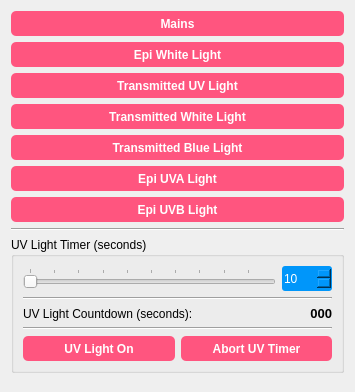
            <widget class="QWidget" name="toolLightControl">
             <property name="geometry">
              <rect>
               <x>0</x>
               <y>0</y>
               <width>355</width>
               <height>392</height>
              </rect>
             </property>
             <attribute name="label">
              <string>Illumination Control</string>
             </attribute>
             <layout class="QVBoxLayout" name="verticalLayout_11">
              <item>
               <widget class="QPushButton" name="buttonMains">
                <property name="minimumSize">
                 <size>
                  <width>0</width>
                  <height>25</height>
                 </size>
                </property>
                <property name="autoFillBackground">
                 <bool>false</bool>
                </property>
                <property name="styleSheet">
                 <string notr="true">QPushButton{	
background-color : rgb(255, 85, 127);
color:rgb(255, 255, 255);
font: 10pt &quot;Segoe UI&quot;;
font: bold;
border-radius: 5px;
}

QPushButton::pressed{background-color :rgb(0, 170, 255);}

QPushButton::checked{background-color :rgb(0, 255, 127);}
</string>
                </property>
                <property name="text">
                 <string>Mains</string>
                </property>
                <property name="checkable">
                 <bool>true</bool>
                </property>
               </widget>
              </item>
              <item>
               <widget class="QPushButton" name="buttonEpiWhite">
                <property name="minimumSize">
                 <size>
                  <width>0</width>
                  <height>25</height>
                 </size>
                </property>
                <property name="palette">
                 <palette>
                  <active>
                   <colorrole role="WindowText">
                    <brush brushstyle="SolidPattern">
                     <color alpha="255">
                      <red>255</red>
                      <green>255</green>
                      <blue>255</blue>
                     </color>
                    </brush>
                   </colorrole>
                   <colorrole role="Button">
                    <brush brushstyle="SolidPattern">
                     <color alpha="255">
                      <red>255</red>
                      <green>85</green>
                      <blue>127</blue>
                     </color>
                    </brush>
                   </colorrole>
                   <colorrole role="Light">
                    <brush brushstyle="SolidPattern">
                     <color alpha="255">
                      <red>127</red>
                      <green>255</green>
                      <blue>191</blue>
                     </color>
                    </brush>
                   </colorrole>
                   <colorrole role="Midlight">
                    <brush brushstyle="SolidPattern">
                     <color alpha="255">
                      <red>63</red>
                      <green>255</green>
                      <blue>159</blue>
                     </color>
                    </brush>
                   </colorrole>
                   <colorrole role="Dark">
                    <brush brushstyle="SolidPattern">
                     <color alpha="255">
                      <red>0</red>
                      <green>127</green>
                      <blue>63</blue>
                     </color>
                    </brush>
                   </colorrole>
                   <colorrole role="Mid">
                    <brush brushstyle="SolidPattern">
                     <color alpha="255">
                      <red>0</red>
                      <green>170</green>
                      <blue>84</blue>
                     </color>
                    </brush>
                   </colorrole>
                   <colorrole role="Text">
                    <brush brushstyle="SolidPattern">
                     <color alpha="255">
                      <red>255</red>
                      <green>255</green>
                      <blue>255</blue>
                     </color>
                    </brush>
                   </colorrole>
                   <colorrole role="BrightText">
                    <brush brushstyle="SolidPattern">
                     <color alpha="255">
                      <red>255</red>
                      <green>255</green>
                      <blue>255</blue>
                     </color>
                    </brush>
                   </colorrole>
                   <colorrole role="ButtonText">
                    <brush brushstyle="SolidPattern">
                     <color alpha="255">
                      <red>255</red>
                      <green>255</green>
                      <blue>255</blue>
                     </color>
                    </brush>
                   </colorrole>
                   <colorrole role="Base">
                    <brush brushstyle="SolidPattern">
                     <color alpha="255">
                      <red>255</red>
                      <green>85</green>
                      <blue>127</blue>
                     </color>
                    </brush>
                   </colorrole>
                   <colorrole role="Window">
                    <brush brushstyle="SolidPattern">
                     <color alpha="255">
                      <red>255</red>
                      <green>85</green>
                      <blue>127</blue>
                     </color>
                    </brush>
                   </colorrole>
                   <colorrole role="Shadow">
                    <brush brushstyle="SolidPattern">
                     <color alpha="255">
                      <red>0</red>
                      <green>0</green>
                      <blue>0</blue>
                     </color>
                    </brush>
                   </colorrole>
                   <colorrole role="AlternateBase">
                    <brush brushstyle="SolidPattern">
                     <color alpha="255">
                      <red>127</red>
                      <green>255</green>
                      <blue>191</blue>
                     </color>
                    </brush>
                   </colorrole>
                   <colorrole role="ToolTipBase">
                    <brush brushstyle="SolidPattern">
                     <color alpha="255">
                      <red>255</red>
                      <green>255</green>
                      <blue>220</blue>
                     </color>
                    </brush>
                   </colorrole>
                   <colorrole role="ToolTipText">
                    <brush brushstyle="SolidPattern">
                     <color alpha="255">
                      <red>0</red>
                      <green>0</green>
                      <blue>0</blue>
                     </color>
                    </brush>
                   </colorrole>
                  </active>
                  <inactive>
                   <colorrole role="WindowText">
                    <brush brushstyle="SolidPattern">
                     <color alpha="255">
                      <red>255</red>
                      <green>255</green>
                      <blue>255</blue>
                     </color>
                    </brush>
                   </colorrole>
                   <colorrole role="Button">
                    <brush brushstyle="SolidPattern">
                     <color alpha="255">
                      <red>255</red>
                      <green>85</green>
                      <blue>127</blue>
                     </color>
                    </brush>
                   </colorrole>
                   <colorrole role="Light">
                    <brush brushstyle="SolidPattern">
                     <color alpha="255">
                      <red>127</red>
                      <green>255</green>
                      <blue>191</blue>
                     </color>
                    </brush>
                   </colorrole>
                   <colorrole role="Midlight">
                    <brush brushstyle="SolidPattern">
                     <color alpha="255">
                      <red>63</red>
                      <green>255</green>
                      <blue>159</blue>
                     </color>
                    </brush>
                   </colorrole>
                   <colorrole role="Dark">
                    <brush brushstyle="SolidPattern">
                     <color alpha="255">
                      <red>0</red>
                      <green>127</green>
                      <blue>63</blue>
                     </color>
                    </brush>
                   </colorrole>
                   <colorrole role="Mid">
                    <brush brushstyle="SolidPattern">
                     <color alpha="255">
                      <red>0</red>
                      <green>170</green>
                      <blue>84</blue>
                     </color>
                    </brush>
                   </colorrole>
                   <colorrole role="Text">
                    <brush brushstyle="SolidPattern">
                     <color alpha="255">
                      <red>255</red>
                      <green>255</green>
                      <blue>255</blue>
                     </color>
                    </brush>
                   </colorrole>
                   <colorrole role="BrightText">
                    <brush brushstyle="SolidPattern">
                     <color alpha="255">
                      <red>255</red>
                      <green>255</green>
                      <blue>255</blue>
                     </color>
                    </brush>
                   </colorrole>
                   <colorrole role="ButtonText">
                    <brush brushstyle="SolidPattern">
                     <color alpha="255">
                      <red>255</red>
                      <green>255</green>
                      <blue>255</blue>
                     </color>
                    </brush>
                   </colorrole>
                   <colorrole role="Base">
                    <brush brushstyle="SolidPattern">
                     <color alpha="255">
                      <red>255</red>
                      <green>85</green>
                      <blue>127</blue>
                     </color>
                    </brush>
                   </colorrole>
                   <colorrole role="Window">
                    <brush brushstyle="SolidPattern">
                     <color alpha="255">
                      <red>255</red>
                      <green>85</green>
                      <blue>127</blue>
                     </color>
                    </brush>
                   </colorrole>
                   <colorrole role="Shadow">
                    <brush brushstyle="SolidPattern">
                     <color alpha="255">
                      <red>0</red>
                      <green>0</green>
                      <blue>0</blue>
                     </color>
                    </brush>
                   </colorrole>
                   <colorrole role="AlternateBase">
                    <brush brushstyle="SolidPattern">
                     <color alpha="255">
                      <red>127</red>
                      <green>255</green>
                      <blue>191</blue>
                     </color>
                    </brush>
                   </colorrole>
                   <colorrole role="ToolTipBase">
                    <brush brushstyle="SolidPattern">
                     <color alpha="255">
                      <red>255</red>
                      <green>255</green>
                      <blue>220</blue>
                     </color>
                    </brush>
                   </colorrole>
                   <colorrole role="ToolTipText">
                    <brush brushstyle="SolidPattern">
                     <color alpha="255">
                      <red>0</red>
                      <green>0</green>
                      <blue>0</blue>
                     </color>
                    </brush>
                   </colorrole>
                  </inactive>
                  <disabled>
                   <colorrole role="WindowText">
                    <brush brushstyle="SolidPattern">
                     <color alpha="255">
                      <red>255</red>
                      <green>255</green>
                      <blue>255</blue>
                     </color>
                    </brush>
                   </colorrole>
                   <colorrole role="Button">
                    <brush brushstyle="SolidPattern">
                     <color alpha="255">
                      <red>255</red>
                      <green>85</green>
                      <blue>127</blue>
                     </color>
                    </brush>
                   </colorrole>
                   <colorrole role="Light">
                    <brush brushstyle="SolidPattern">
                     <color alpha="255">
                      <red>127</red>
                      <green>255</green>
                      <blue>191</blue>
                     </color>
                    </brush>
                   </colorrole>
                   <colorrole role="Midlight">
                    <brush brushstyle="SolidPattern">
                     <color alpha="255">
                      <red>63</red>
                      <green>255</green>
                      <blue>159</blue>
                     </color>
                    </brush>
                   </colorrole>
                   <colorrole role="Dark">
                    <brush brushstyle="SolidPattern">
                     <color alpha="255">
                      <red>0</red>
                      <green>127</green>
                      <blue>63</blue>
                     </color>
                    </brush>
                   </colorrole>
                   <colorrole role="Mid">
                    <brush brushstyle="SolidPattern">
                     <color alpha="255">
                      <red>0</red>
                      <green>170</green>
                      <blue>84</blue>
                     </color>
                    </brush>
                   </colorrole>
                   <colorrole role="Text">
                    <brush brushstyle="SolidPattern">
                     <color alpha="255">
                      <red>255</red>
                      <green>255</green>
                      <blue>255</blue>
                     </color>
                    </brush>
                   </colorrole>
                   <colorrole role="BrightText">
                    <brush brushstyle="SolidPattern">
                     <color alpha="255">
                      <red>255</red>
                      <green>255</green>
                      <blue>255</blue>
                     </color>
                    </brush>
                   </colorrole>
                   <colorrole role="ButtonText">
                    <brush brushstyle="SolidPattern">
                     <color alpha="255">
                      <red>255</red>
                      <green>255</green>
                      <blue>255</blue>
                     </color>
                    </brush>
                   </colorrole>
                   <colorrole role="Base">
                    <brush brushstyle="SolidPattern">
                     <color alpha="255">
                      <red>255</red>
                      <green>85</green>
                      <blue>127</blue>
                     </color>
                    </brush>
                   </colorrole>
                   <colorrole role="Window">
                    <brush brushstyle="SolidPattern">
                     <color alpha="255">
                      <red>255</red>
                      <green>85</green>
                      <blue>127</blue>
                     </color>
                    </brush>
                   </colorrole>
                   <colorrole role="Shadow">
                    <brush brushstyle="SolidPattern">
                     <color alpha="255">
                      <red>0</red>
                      <green>0</green>
                      <blue>0</blue>
                     </color>
                    </brush>
                   </colorrole>
                   <colorrole role="AlternateBase">
                    <brush brushstyle="SolidPattern">
                     <color alpha="255">
                      <red>0</red>
                      <green>255</green>
                      <blue>127</blue>
                     </color>
                    </brush>
                   </colorrole>
                   <colorrole role="ToolTipBase">
                    <brush brushstyle="SolidPattern">
                     <color alpha="255">
                      <red>255</red>
                      <green>255</green>
                      <blue>220</blue>
                     </color>
                    </brush>
                   </colorrole>
                   <colorrole role="ToolTipText">
                    <brush brushstyle="SolidPattern">
                     <color alpha="255">
                      <red>0</red>
                      <green>0</green>
                      <blue>0</blue>
                     </color>
                    </brush>
                   </colorrole>
                  </disabled>
                 </palette>
                </property>
                <property name="styleSheet">
                 <string notr="true">QPushButton{	
background-color : rgb(255, 85, 127);
color:rgb(255, 255, 255);
font: 10pt &quot;Segoe UI&quot;;
font: bold;
border-radius: 5px;
}

QPushButton::pressed{background-color :rgb(0, 170, 255);}

QPushButton::checked{background-color :rgb(0, 255, 127);}
</string>
                </property>
                <property name="text">
                 <string>Epi White Light</string>
                </property>
                <property name="checkable">
                 <bool>true</bool>
                </property>
               </widget>
              </item>
              <item>
               <widget class="QPushButton" name="buttonTransUV">
                <property name="minimumSize">
                 <size>
                  <width>0</width>
                  <height>25</height>
                 </size>
                </property>
                <property name="styleSheet">
                 <string notr="true">QPushButton{	
background-color : rgb(255, 85, 127);
color:rgb(255, 255, 255);
font: 10pt &quot;Segoe UI&quot;;
font: bold;
border-radius: 5px;
}

QPushButton::pressed{background-color :rgb(0, 170, 255);}

QPushButton::checked{background-color :rgb(0, 255, 127);}
</string>
                </property>
                <property name="text">
                 <string>Transmitted UV Light</string>
                </property>
                <property name="checkable">
                 <bool>true</bool>
                </property>
               </widget>
              </item>
              <item>
               <widget class="QPushButton" name="buttonTransWhite">
                <property name="minimumSize">
                 <size>
                  <width>0</width>
                  <height>25</height>
                 </size>
                </property>
                <property name="styleSheet">
                 <string notr="true">QPushButton{	
background-color : rgb(255, 85, 127);
color:rgb(255, 255, 255);
font: 10pt &quot;Segoe UI&quot;;
font: bold;
border-radius: 5px;
}

QPushButton::pressed{background-color :rgb(0, 170, 255);}

QPushButton::checked{background-color :rgb(0, 255, 127);}
</string>
                </property>
                <property name="text">
                 <string>Transmitted White Light</string>
                </property>
                <property name="checkable">
                 <bool>true</bool>
                </property>
               </widget>
              </item>
              <item>
               <widget class="QPushButton" name="buttonTransBlue">
                <property name="minimumSize">
                 <size>
                  <width>0</width>
                  <height>25</height>
                 </size>
                </property>
                <property name="styleSheet">
                 <string notr="true">QPushButton{	
background-color : rgb(255, 85, 127);
color:rgb(255, 255, 255);
font: 10pt &quot;Segoe UI&quot;;
font: bold;
border-radius: 5px;
}

QPushButton::pressed{background-color :rgb(0, 170, 255);}

QPushButton::checked{background-color :rgb(0, 255, 127);}
</string>
                </property>
                <property name="text">
                 <string>Transmitted Blue Light</string>
                </property>
                <property name="checkable">
                 <bool>true</bool>
                </property>
               </widget>
              </item>
              <item>
               <widget class="QPushButton" name="buttonEpiUVA">
                <property name="minimumSize">
                 <size>
                  <width>0</width>
                  <height>25</height>
                 </size>
                </property>
                <property name="styleSheet">
                 <string notr="true">QPushButton{	
background-color : rgb(255, 85, 127);
color:rgb(255, 255, 255);
font: 10pt &quot;Segoe UI&quot;;
font: bold;
border-radius: 5px;
}

QPushButton::pressed{background-color :rgb(0, 170, 255);}

QPushButton::checked{background-color :rgb(0, 255, 127);}
</string>
                </property>
                <property name="text">
                 <string>Epi UVA Light</string>
                </property>
                <property name="checkable">
                 <bool>true</bool>
                </property>
               </widget>
              </item>
              <item>
               <widget class="QPushButton" name="buttonEpiUVB">
                <property name="minimumSize">
                 <size>
                  <width>0</width>
                  <height>25</height>
                 </size>
                </property>
                <property name="styleSheet">
                 <string notr="true">QPushButton{	
background-color : rgb(255, 85, 127);
color:rgb(255, 255, 255);
font: 10pt &quot;Segoe UI&quot;;
font: bold;
border-radius: 5px;
}

QPushButton::pressed{background-color :rgb(0, 170, 255);}

QPushButton::checked{background-color :rgb(0, 255, 127);}
</string>
                </property>
                <property name="text">
                 <string>Epi UVB Light</string>
                </property>
                <property name="checkable">
                 <bool>true</bool>
                </property>
               </widget>
              </item>
              <item>
               <widget class="Line" name="line_22">
                <property name="orientation">
                 <enum>Qt::Horizontal</enum>
                </property>
               </widget>
              </item>
              <item>
               <widget class="QGroupBox" name="groupBox">
                <property name="title">
                 <string>UV Light Timer (seconds)</string>
                </property>
                <layout class="QVBoxLayout" name="verticalLayout_10">
                 <item>
                  <layout class="QHBoxLayout" name="horizontalLayout_23">
                   <item>
                    <widget class="QSlider" name="sliderStainFree">
                     <property name="minimum">
                      <number>10</number>
                     </property>
                     <property name="maximum">
                      <number>600</number>
                     </property>
                     <property name="orientation">
                      <enum>Qt::Horizontal</enum>
                     </property>
                     <property name="tickPosition">
                      <enum>QSlider::TicksAbove</enum>
                     </property>
                     <property name="tickInterval">
                      <number>60</number>
                     </property>
                    </widget>
                   </item>
                   <item>
                    <widget class="QSpinBox" name="spinStainFree">
                     <property name="minimumSize">
                      <size>
                       <width>50</width>
                       <height>25</height>
                      </size>
                     </property>
                     <property name="styleSheet">
                      <string notr="true">QSpinBox{	
background-color : rgb(0, 150, 250);
color:rgb(255, 255, 255);
font: 10pt &quot;Segoe UI&quot;;
border-radius: 3px;
}</string>
                     </property>
                     <property name="minimum">
                      <number>10</number>
                     </property>
                     <property name="maximum">
                      <number>600</number>
                     </property>
                    </widget>
                   </item>
                  </layout>
                 </item>
                 <item>
                  <widget class="Line" name="line_25">
                   <property name="orientation">
                    <enum>Qt::Horizontal</enum>
                   </property>
                  </widget>
                 </item>
                 <item>
                  <layout class="QHBoxLayout" name="horizontalLayout_20">
                   <item>
                    <widget class="QLabel" name="label_11">
                     <property name="text">
                      <string>UV Light Countdown (seconds):</string>
                     </property>
                    </widget>
                   </item>
                   <item>
                    <widget class="QLabel" name="labelElapsedTime">
                     <property name="minimumSize">
                      <size>
                       <width>20</width>
                       <height>0</height>
                      </size>
                     </property>
                     <property name="font">
                      <font>
                       <family>Segoe UI</family>
                       <pointsize>10</pointsize>
                       <weight>75</weight>
                       <italic>false</italic>
                       <bold>true</bold>
                      </font>
                     </property>
                     <property name="layoutDirection">
                      <enum>Qt::LeftToRight</enum>
                     </property>
                     <property name="text">
                      <string>000</string>
                     </property>
                     <property name="scaledContents">
                      <bool>false</bool>
                     </property>
                     <property name="alignment">
                      <set>Qt::AlignRight|Qt::AlignTrailing|Qt::AlignVCenter</set>
                     </property>
                     <property name="margin">
                      <number>0</number>
                     </property>
                    </widget>
                   </item>
                  </layout>
                 </item>
                 <item>
                  <widget class="Line" name="line_26">
                   <property name="orientation">
                    <enum>Qt::Horizontal</enum>
                   </property>
                  </widget>
                 </item>
                 <item>
                  <layout class="QHBoxLayout" name="horizontalLayout_19">
                   <item>
                    <widget class="QPushButton" name="buttonStartStainFree">
                     <property name="minimumSize">
                      <size>
                       <width>0</width>
                       <height>25</height>
                      </size>
                     </property>
                     <property name="styleSheet">
                      <string notr="true">QPushButton{	
background-color : rgb(255, 85, 127);
color:rgb(255, 255, 255);
font: 10pt &quot;Segoe UI&quot;;
font: bold;
border-radius: 5px;
}

QPushButton::pressed{background-color :rgb(0, 170, 255);}

QPushButton::checked{background-color :rgb(0, 255, 127);}
</string>
                     </property>
                     <property name="text">
                      <string>UV Light On</string>
                     </property>
                     <property name="checkable">
                      <bool>false</bool>
                     </property>
                    </widget>
                   </item>
                   <item>
                    <widget class="QPushButton" name="buttonAbortStainFree">
                     <property name="minimumSize">
                      <size>
                       <width>0</width>
                       <height>25</height>
                      </size>
                     </property>
                     <property name="styleSheet">
                      <string notr="true">QPushButton{	
background-color : rgb(255, 85, 127);
color:rgb(255, 255, 255);
font: 10pt &quot;Segoe UI&quot;;
font: bold;
border-radius: 5px;
}

QPushButton::pressed{background-color :rgb(0, 170, 255);}

QPushButton::checked{background-color :rgb(0, 255, 127);}
</string>
                     </property>
                     <property name="text">
                      <string>Abort UV Timer</string>
                     </property>
                    </widget>
                   </item>
                  </layout>
                 </item>
                </layout>
               </widget>
              </item>
              <item>
               <spacer name="verticalSpacer_6">
                <property name="orientation">
                 <enum>Qt::Vertical</enum>
                </property>
                <property name="sizeHint" stdset="0">
                 <size>
                  <width>20</width>
                  <height>178</height>
                 </size>
                </property>
               </spacer>
              </item>
             </layout>
            </widget>
